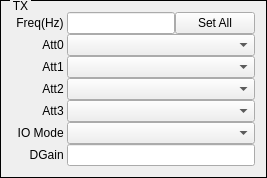
    <widget class="QGroupBox" name="groupBoxTX">
     <property name="styleSheet">
      <string notr="true">QGroupBox{ border:1px solid black; margin-top:0.5ex; }
QGroupBox::title { subcontrol-origin:margin; subcontrol-position:top left; top:-1px; left:10px; margin-left: 0px; padding:0 1px; }</string>
     </property>
     <property name="title">
      <string>TX</string>
     </property>
     <layout class="QHBoxLayout" name="horizontalLayout">
      <item>
       <layout class="QVBoxLayout" name="verticalLayoutTx">
        <property name="spacing">
         <number>0</number>
        </property>
        <item>
         <layout class="QHBoxLayout" name="horizontalLayoutTx0">
          <property name="spacing">
           <number>0</number>
          </property>
          <property name="topMargin">
           <number>0</number>
          </property>
          <property name="rightMargin">
           <number>0</number>
          </property>
          <property name="bottomMargin">
           <number>0</number>
          </property>
          <item>
           <widget class="QLabel" name="labelTXFreq">
            <property name="enabled">
             <bool>true</bool>
            </property>
            <property name="sizePolicy">
             <sizepolicy hsizetype="Fixed" vsizetype="Fixed">
              <horstretch>0</horstretch>
              <verstretch>0</verstretch>
             </sizepolicy>
            </property>
            <property name="minimumSize">
             <size>
              <width>55</width>
              <height>16</height>
             </size>
            </property>
            <property name="maximumSize">
             <size>
              <width>16777215</width>
              <height>16777215</height>
             </size>
            </property>
            <property name="text">
             <string>Freq(Hz) </string>
            </property>
            <property name="alignment">
             <set>Qt::AlignRight|Qt::AlignTrailing|Qt::AlignVCenter</set>
            </property>
            <property name="buddy">
             <cstring>lineEditTXFreq</cstring>
            </property>
           </widget>
          </item>
          <item>
           <widget class="QFreqScrollLineEdit" name="lineEditTXFreq">
            <property name="sizePolicy">
             <sizepolicy hsizetype="Expanding" vsizetype="Fixed">
              <horstretch>5</horstretch>
              <verstretch>0</verstretch>
             </sizepolicy>
            </property>
            <property name="text">
             <string/>
            </property>
           </widget>
          </item>
          <item>
           <widget class="QPushButton" name="pushButtonSetTXAll">
            <property name="sizePolicy">
             <sizepolicy hsizetype="Expanding" vsizetype="Fixed">
              <horstretch>1</horstretch>
              <verstretch>0</verstretch>
             </sizepolicy>
            </property>
            <property name="text">
             <string>Set All</string>
            </property>
           </widget>
          </item>
         </layout>
        </item>
        <item>
         <layout class="QHBoxLayout" name="horizontalLayoutTx1">
          <property name="spacing">
           <number>0</number>
          </property>
          <item>
           <widget class="QLabel" name="labelTXAtt0">
            <property name="sizePolicy">
             <sizepolicy hsizetype="Fixed" vsizetype="Fixed">
              <horstretch>0</horstretch>
              <verstretch>0</verstretch>
             </sizepolicy>
            </property>
            <property name="minimumSize">
             <size>
              <width>55</width>
              <height>16</height>
             </size>
            </property>
            <property name="maximumSize">
             <size>
              <width>16777215</width>
              <height>16777215</height>
             </size>
            </property>
            <property name="text">
             <string>Att0 </string>
            </property>
            <property name="alignment">
             <set>Qt::AlignRight|Qt::AlignTrailing|Qt::AlignVCenter</set>
            </property>
            <property name="buddy">
             <cstring>comboBoxTXAtt0</cstring>
            </property>
           </widget>
          </item>
          <item>
           <widget class="QComboBox" name="comboBoxTXAtt0">
            <property name="sizePolicy">
             <sizepolicy hsizetype="Expanding" vsizetype="Fixed">
              <horstretch>5</horstretch>
              <verstretch>0</verstretch>
             </sizepolicy>
            </property>
           </widget>
          </item>
         </layout>
        </item>
        <item>
         <layout class="QHBoxLayout" name="horizontalLayoutTx2">
          <property name="spacing">
           <number>0</number>
          </property>
          <item>
           <widget class="QLabel" name="labelTXAtt1">
            <property name="sizePolicy">
             <sizepolicy hsizetype="Fixed" vsizetype="Fixed">
              <horstretch>0</horstretch>
              <verstretch>0</verstretch>
             </sizepolicy>
            </property>
            <property name="minimumSize">
             <size>
              <width>55</width>
              <height>16</height>
             </size>
            </property>
            <property name="maximumSize">
             <size>
              <width>16777215</width>
              <height>16777215</height>
             </size>
            </property>
            <property name="text">
             <string>Att1 </string>
            </property>
            <property name="alignment">
             <set>Qt::AlignRight|Qt::AlignTrailing|Qt::AlignVCenter</set>
            </property>
            <property name="buddy">
             <cstring>comboBoxTXAtt1</cstring>
            </property>
           </widget>
          </item>
          <item>
           <widget class="QComboBox" name="comboBoxTXAtt1">
            <property name="sizePolicy">
             <sizepolicy hsizetype="Expanding" vsizetype="Fixed">
              <horstretch>5</horstretch>
              <verstretch>0</verstretch>
             </sizepolicy>
            </property>
           </widget>
          </item>
         </layout>
        </item>
        <item>
         <layout class="QHBoxLayout" name="horizontalLayoutTx3">
          <property name="spacing">
           <number>0</number>
          </property>
          <item>
           <widget class="QLabel" name="labelTXAtt2">
            <property name="sizePolicy">
             <sizepolicy hsizetype="Fixed" vsizetype="Fixed">
              <horstretch>0</horstretch>
              <verstretch>0</verstretch>
             </sizepolicy>
            </property>
            <property name="minimumSize">
             <size>
              <width>55</width>
              <height>16</height>
             </size>
            </property>
            <property name="maximumSize">
             <size>
              <width>16777215</width>
              <height>16777215</height>
             </size>
            </property>
            <property name="text">
             <string>Att2 </string>
            </property>
            <property name="alignment">
             <set>Qt::AlignRight|Qt::AlignTrailing|Qt::AlignVCenter</set>
            </property>
            <property name="buddy">
             <cstring>comboBoxTXAtt2</cstring>
            </property>
           </widget>
          </item>
          <item>
           <widget class="QComboBox" name="comboBoxTXAtt2">
            <property name="sizePolicy">
             <sizepolicy hsizetype="Expanding" vsizetype="Fixed">
              <horstretch>5</horstretch>
              <verstretch>0</verstretch>
             </sizepolicy>
            </property>
           </widget>
          </item>
         </layout>
        </item>
        <item>
         <layout class="QHBoxLayout" name="horizontalLayoutTx4">
          <property name="spacing">
           <number>0</number>
          </property>
          <item>
           <widget class="QLabel" name="labelTXAtt3">
            <property name="sizePolicy">
             <sizepolicy hsizetype="Fixed" vsizetype="Fixed">
              <horstretch>0</horstretch>
              <verstretch>0</verstretch>
             </sizepolicy>
            </property>
            <property name="minimumSize">
             <size>
              <width>55</width>
              <height>16</height>
             </size>
            </property>
            <property name="maximumSize">
             <size>
              <width>16777215</width>
              <height>16777215</height>
             </size>
            </property>
            <property name="text">
             <string>Att3 </string>
            </property>
            <property name="alignment">
             <set>Qt::AlignRight|Qt::AlignTrailing|Qt::AlignVCenter</set>
            </property>
            <property name="buddy">
             <cstring>comboBoxTXAtt3</cstring>
            </property>
           </widget>
          </item>
          <item>
           <widget class="QComboBox" name="comboBoxTXAtt3">
            <property name="sizePolicy">
             <sizepolicy hsizetype="Expanding" vsizetype="Fixed">
              <horstretch>5</horstretch>
              <verstretch>0</verstretch>
             </sizepolicy>
            </property>
           </widget>
          </item>
         </layout>
        </item>
        <item>
         <layout class="QHBoxLayout" name="horizontalLayoutTx5">
          <property name="spacing">
           <number>0</number>
          </property>
          <item>
           <widget class="QLabel" name="labelIOMode">
            <property name="sizePolicy">
             <sizepolicy hsizetype="Fixed" vsizetype="Fixed">
              <horstretch>0</horstretch>
              <verstretch>0</verstretch>
             </sizepolicy>
            </property>
            <property name="minimumSize">
             <size>
              <width>55</width>
              <height>16</height>
             </size>
            </property>
            <property name="maximumSize">
             <size>
              <width>16777215</width>
              <height>16777215</height>
             </size>
            </property>
            <property name="text">
             <string>IO Mode </string>
            </property>
            <property name="alignment">
             <set>Qt::AlignRight|Qt::AlignTrailing|Qt::AlignVCenter</set>
            </property>
            <property name="buddy">
             <cstring>comboBoxIOMode</cstring>
            </property>
           </widget>
          </item>
          <item>
           <widget class="QComboBox" name="comboBoxIOMode">
            <property name="sizePolicy">
             <sizepolicy hsizetype="Expanding" vsizetype="Fixed">
              <horstretch>5</horstretch>
              <verstretch>0</verstretch>
             </sizepolicy>
            </property>
           </widget>
          </item>
         </layout>
        </item>
        <item>
         <layout class="QHBoxLayout" name="horizontalLayoutTx6">
          <property name="spacing">
           <number>0</number>
          </property>
          <item>
           <widget class="QLabel" name="labelDGain">
            <property name="sizePolicy">
             <sizepolicy hsizetype="Fixed" vsizetype="Fixed">
              <horstretch>0</horstretch>
              <verstretch>0</verstretch>
             </sizepolicy>
            </property>
            <property name="minimumSize">
             <size>
              <width>55</width>
              <height>16</height>
             </size>
            </property>
            <property name="maximumSize">
             <size>
              <width>16777215</width>
              <height>16777215</height>
             </size>
            </property>
            <property name="text">
             <string>DGain </string>
            </property>
            <property name="alignment">
             <set>Qt::AlignRight|Qt::AlignTrailing|Qt::AlignVCenter</set>
            </property>
            <property name="buddy">
             <cstring>lineEditDGain</cstring>
            </property>
           </widget>
          </item>
          <item>
           <widget class="QLineEdit" name="lineEditDGain">
            <property name="sizePolicy">
             <sizepolicy hsizetype="Expanding" vsizetype="Fixed">
              <horstretch>5</horstretch>
              <verstretch>0</verstretch>
             </sizepolicy>
            </property>
           </widget>
          </item>
         </layout>
        </item>
       </layout>
      </item>
     </layout>
    </widget>
